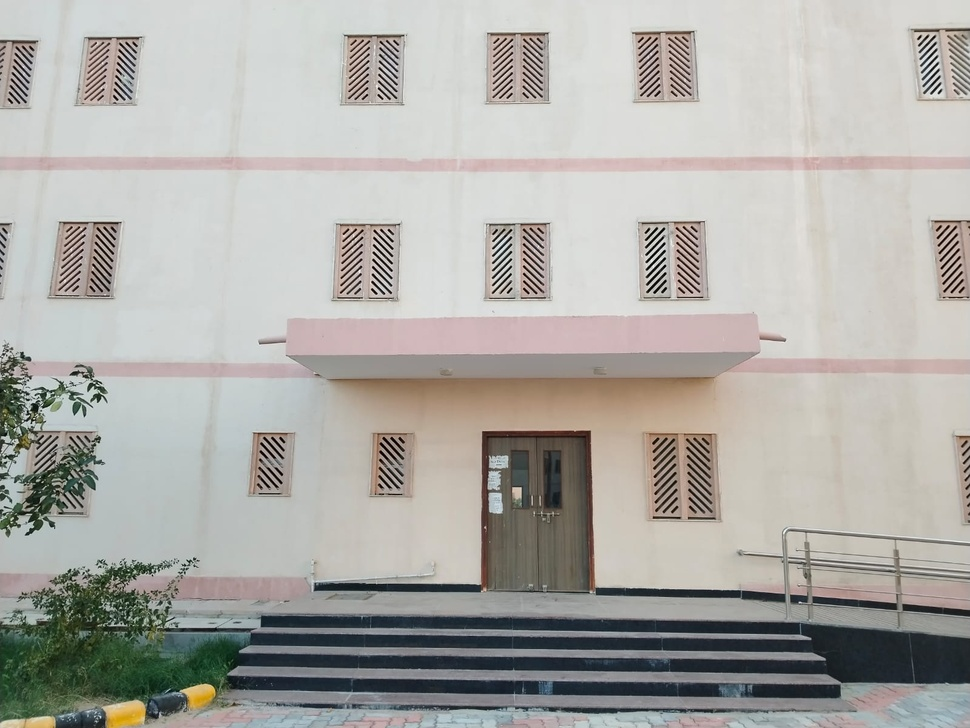
#> input picture img_center.jpeg, 970 x 728 px, shrunk from 1599 x 1200 before the run
$ python -i cropping.py   (imports and definitions only)
#> lines starting #> are read from the running program, lines starting #| are printed output that depends on the picture; after the words box and inside, x2 and y2 are one past the last pixel; in counts of white or black regions, pixels touching at a corner belong together
#> further down, picture is the input picture: shape (728, 970, 3); mean B, G, R 167.1, 171.7, 173.2
import cv2
import numpy as np

def crop_borders(image):
    """
    Crops the image to remove black borders/artifacts.

    Strategy:
    1. Crop to the Bounding Box of valid pixels (removes the large black canvas).
    2. Iteratively shrink inwards from all sides until no black pixels remain on the edges.
    3. Safety Check: If shrinking removes too much (>50%) or creates an empty image,
       it falls back to the Bounding Box crop to prevent crashing.
    """
    if image is None: return None

    # Convert to grayscale and threshold to find non-black pixels
    gray = cv2.cvtColor(image, cv2.COLOR_BGR2GRAY)
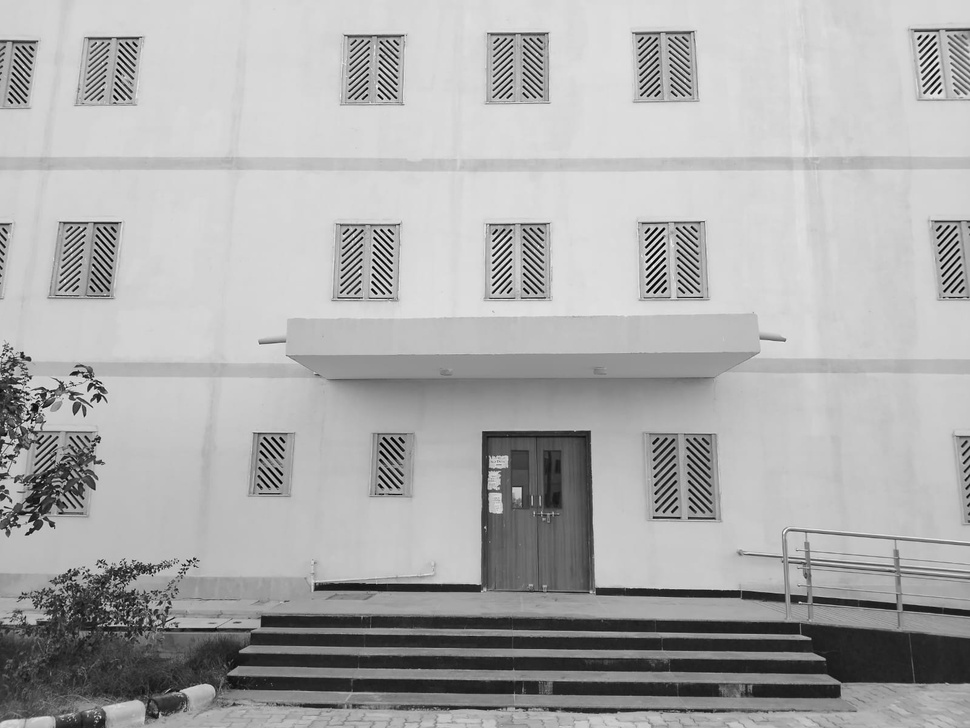
#> gray: shape (728, 970); min 0, max 251, mean 171.6
    _, thresh = cv2.threshold(gray, 1, 255, cv2.THRESH_BINARY)
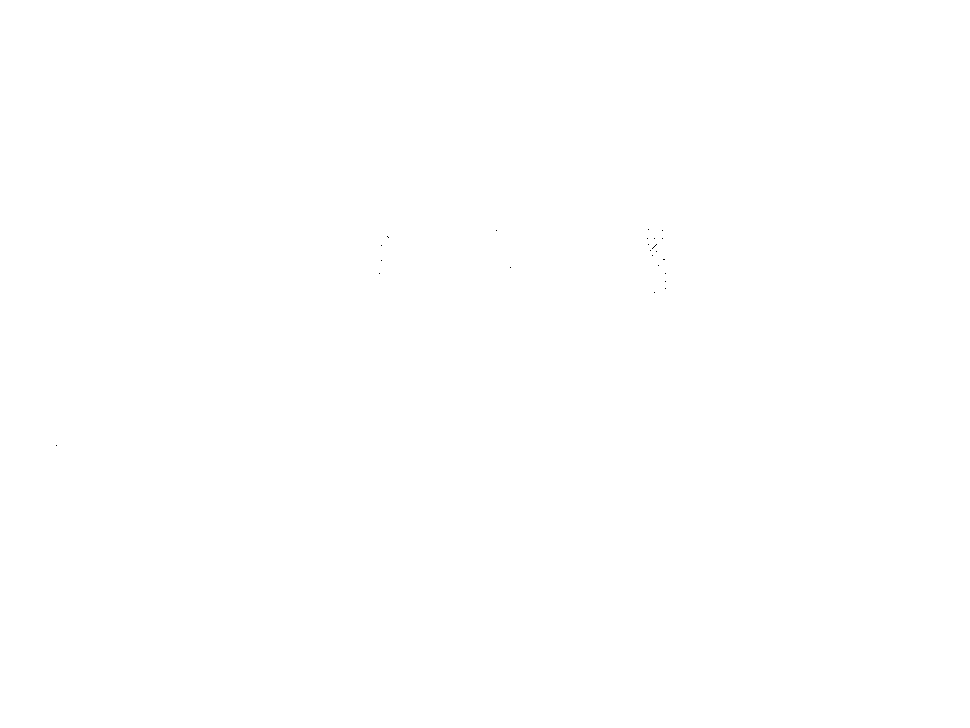
#> thresh: shape (728, 970); 100% white; black in thin lines or dots, all inside (x1, y1, x2, y2) = (56, 229, 666, 446)

    # 1. Find the main Bounding Box (The "Safe" Crop)
    contours, _ = cv2.findContours(thresh, cv2.RETR_EXTERNAL, cv2.CHAIN_APPROX_SIMPLE)
#> contours = [[[0, 0], [0, 727], [969, 727], [969, 0]]]
    if not contours:
        return image # Return original if no content found

    c = max(contours, key=cv2.contourArea)
#> c = [[0, 0], [0, 727], [969, 727], [969, 0]]
    x, y, w, h = cv2.boundingRect(c)
#> x = 0; y = 0; w = 970; h = 728

    # Perform the initial safe crop
    crop = image[y:y+h, x:x+w]
    thresh_crop = thresh[y:y+h, x:x+w]

    h_crop, w_crop = crop.shape[:2]
#> h_crop = 728; w_crop = 970
    original_area = h_crop * w_crop
#> original_area = 706160

    # 2. Iterative Shrinking (The "Strict" Crop)
    top = 0
    bottom = h_crop - 1
#> bottom = 727
    left = 0
    right = w_crop - 1
#> right = 969

    # Shrink Top
    while top < bottom and np.any(thresh_crop[top, left:right] == 0):
        top += 1
#> this loop made 0 passes
#> after the loop, top = 0

    # Shrink Bottom
    while bottom > top and np.any(thresh_crop[bottom, left:right] == 0):
        bottom -= 1
#> after the loop, bottom = 727

    # Shrink Left
    while left < right and np.any(thresh_crop[top:bottom, left] == 0):
        left += 1
#> after the loop, left = 0

    # Shrink Right
    while right > left and np.any(thresh_crop[top:bottom, right] == 0):
        right -= 1
#> after the loop, right = 969

    # 3. Calculate new dimensions
    new_h = bottom - top
#> new_h = 727
    new_w = right - left
#> new_w = 969
    new_area = new_h * new_w
#> new_area = 704463

    # 4. SAFETY CHECK:
    # If the strict crop creates an invalid image or deletes > 50% of the content,
    # we REJECT the strict crop and return the Safe Bounding Box instead.
    if new_h <= 0 or new_w <= 0 or new_area < (original_area * 0.5):
        print("    [Cropper] Warning: Irregular borders detected. Using standard crop to preserve image content.")
        return crop

    # Otherwise, return the clean strict crop
    return crop[top:bottom+1, left:right+1]

>>> import cv2
>>> picture = cv2.imread('img_center.jpeg')
>>> result = crop_borders(picture)

$ run again, on img_left.jpeg
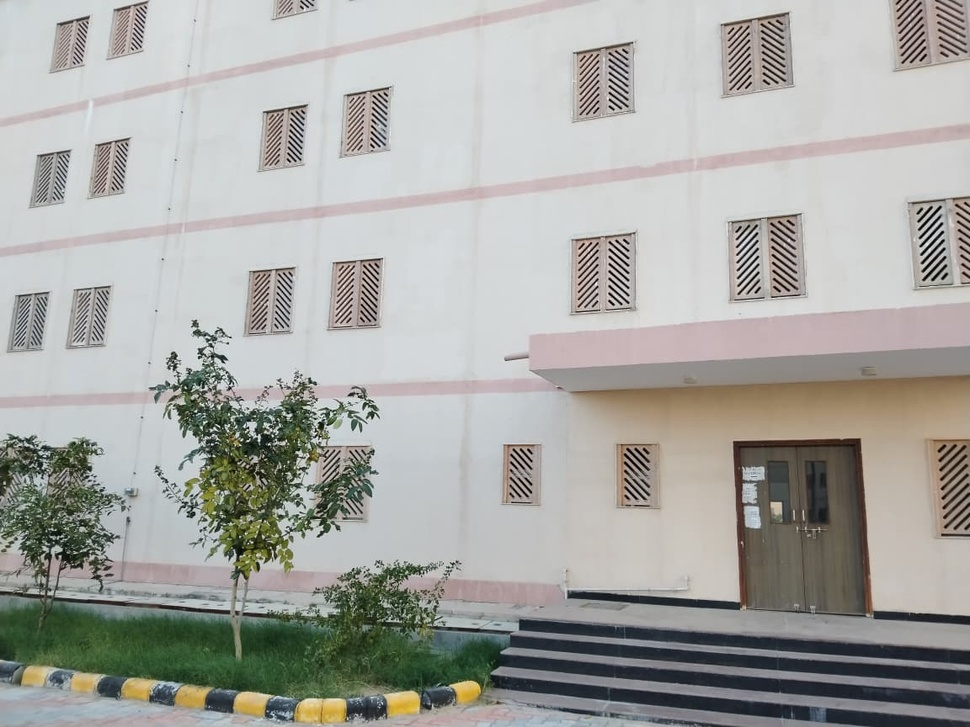
#> input picture img_left.jpeg, 970 x 727 px, shrunk from 1152 x 864 before the run
#> picture is the input picture: shape (727, 970, 3); mean B, G, R 163.2, 167.5, 167.2
#> in crop_borders, `gray = cv2.cvtColor(image, cv2.COLOR_BGR2GRAY)`:
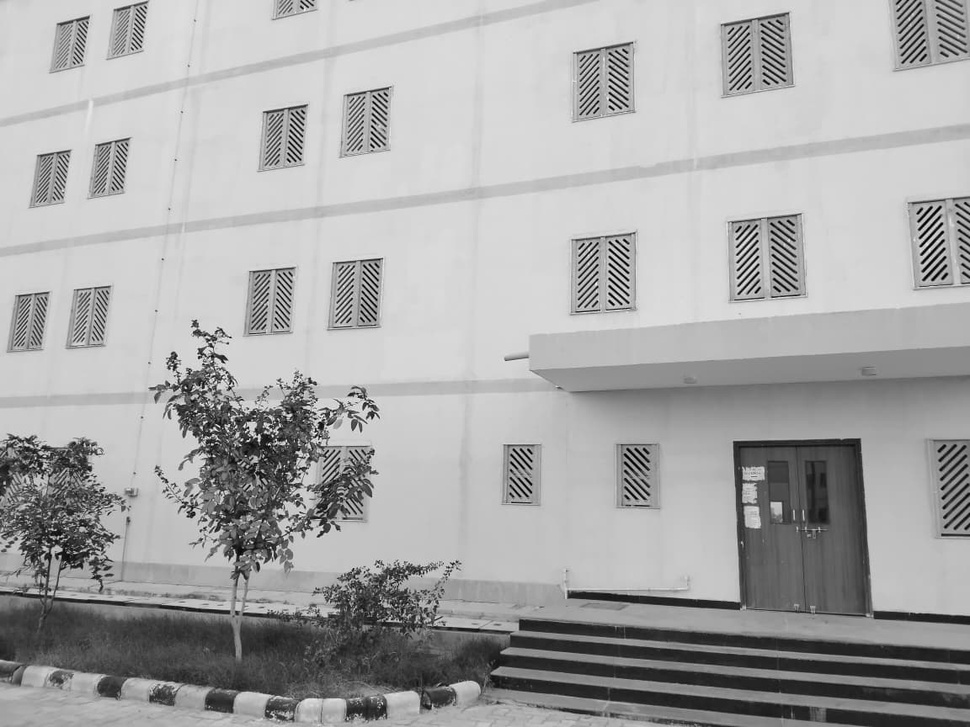
#> gray: shape (727, 970); min 0, max 253, mean 166.9
#> thresh: shape (727, 970); 100% white; black in thin lines or dots, all inside (x1, y1, x2, y2) = (278, 160, 947, 293)
#> contours = [[[0, 0], [0, 726], [969, 726], [969, 0]]]
#> c = [[0, 0], [0, 726], [969, 726], [969, 0]]
#> x = 0; w = 970; h = 727
#> after the loop in crop_borders, `while top < bottom and np.any(thresh_crop[top, left:right] == 0):`: top = 0
#> after the loop in crop_borders, `while bottom > top and np.any(thresh_crop[bottom, left:right] == 0):`: bottom = 726
#> after the loop in crop_borders, `while left < right and np.any(thresh_crop[top:bottom, left] == 0):`: left = 0
#> after the loop in crop_borders, `while right > left and np.any(thresh_crop[top:bottom, right] == 0):`: right = 969
#> new_h = 726
#> new_w = 969
#> new_area = 703494

$ run again, on img_right.jpeg
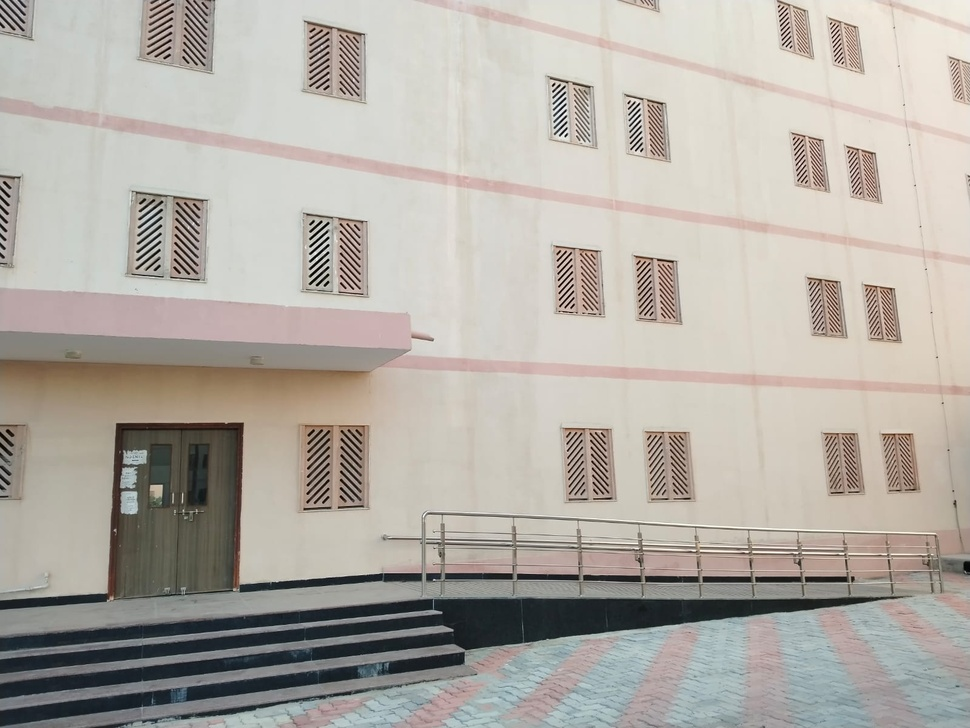
#> input picture img_right.jpeg, 970 x 728 px, shrunk from 1599 x 1200 before the run
#> picture is the input picture: shape (728, 970, 3); mean B, G, R 165.5, 173.1, 178.3
#> in crop_borders, `gray = cv2.cvtColor(image, cv2.COLOR_BGR2GRAY)`:
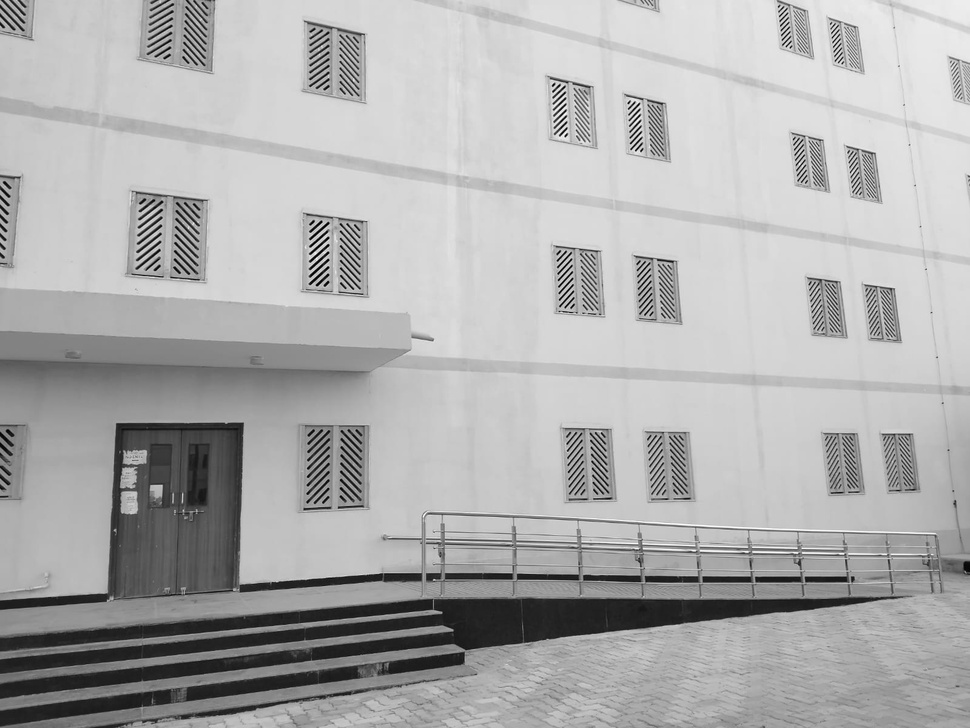
#> gray: shape (728, 970); min 0, max 254, mean 173.8
#> thresh: shape (728, 970); 100% white; black in thin lines or dots, all inside (x1, y1, x2, y2) = (158, 93, 639, 274)
#> contours = [[[0, 0], [0, 727], [969, 727], [969, 0]]]
#> c = [[0, 0], [0, 727], [969, 727], [969, 0]]
#> x = 0; w = 970; h = 728
#> after the loop in crop_borders, `while top < bottom and np.any(thresh_crop[top, left:right] == 0):`: top = 0
#> after the loop in crop_borders, `while bottom > top and np.any(thresh_crop[bottom, left:right] == 0):`: bottom = 727
#> after the loop in crop_borders, `while left < right and np.any(thresh_crop[top:bottom, left] == 0):`: left = 0
#> after the loop in crop_borders, `while right > left and np.any(thresh_crop[top:bottom, right] == 0):`: right = 969
#> new_h = 727
#> new_w = 969
#> new_area = 704463
